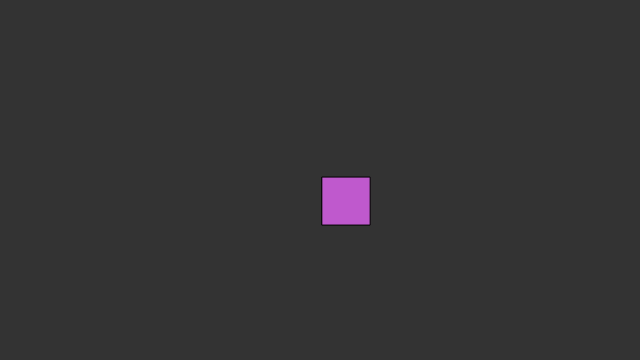
Frame 1 (no input)
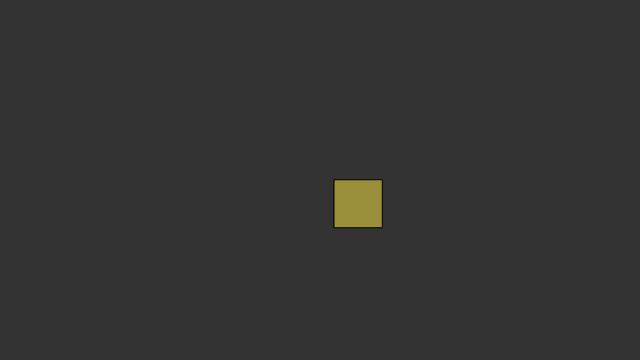
Frame 60 (no input)
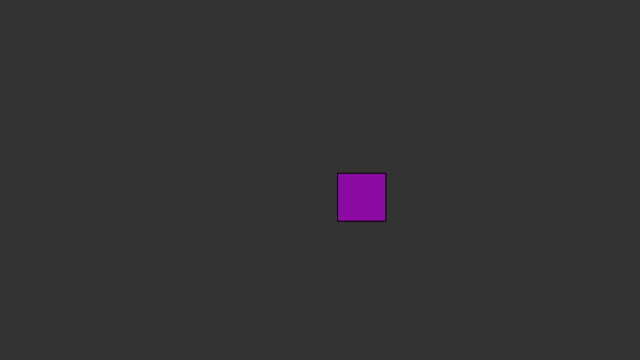
Frame 120 (the mouse pressed at the canvas centre since frame 60)

The p5.js sketch that drew these frames (run headless with seeded random() and noise() and a simulated clock; from frame 60 on, the mouse is pressed at the canvas centre):

// p5.js sketch
// ── sketch.js
var w;
var col1;
var col2;
var col3;
function setup() {
  createCanvas(640, 360);
  // Make a Walker object
  w = new Walker();
}

function draw() {
  background(51);
  // Update and display object
  w.update();
  w.display();
}

function Walker() {

  // Start Walker in center
  this.pos = createVector(width / 2, height / 2);

  this.update = function() {
    // Move Walker randomly
    var vel = createVector(random(-5, 5), random(-5, 5));
    col1 = random(1,255);
    col2 = random(1,255);
    col3 = random(1,255);
    this.pos.add(vel);
  }

  this.display = function() {
    // Draw Walker as circle
    fill(col1,col2,col3);
    rect(this.pos.x, this.pos.y, 48, 48);
  }
}
